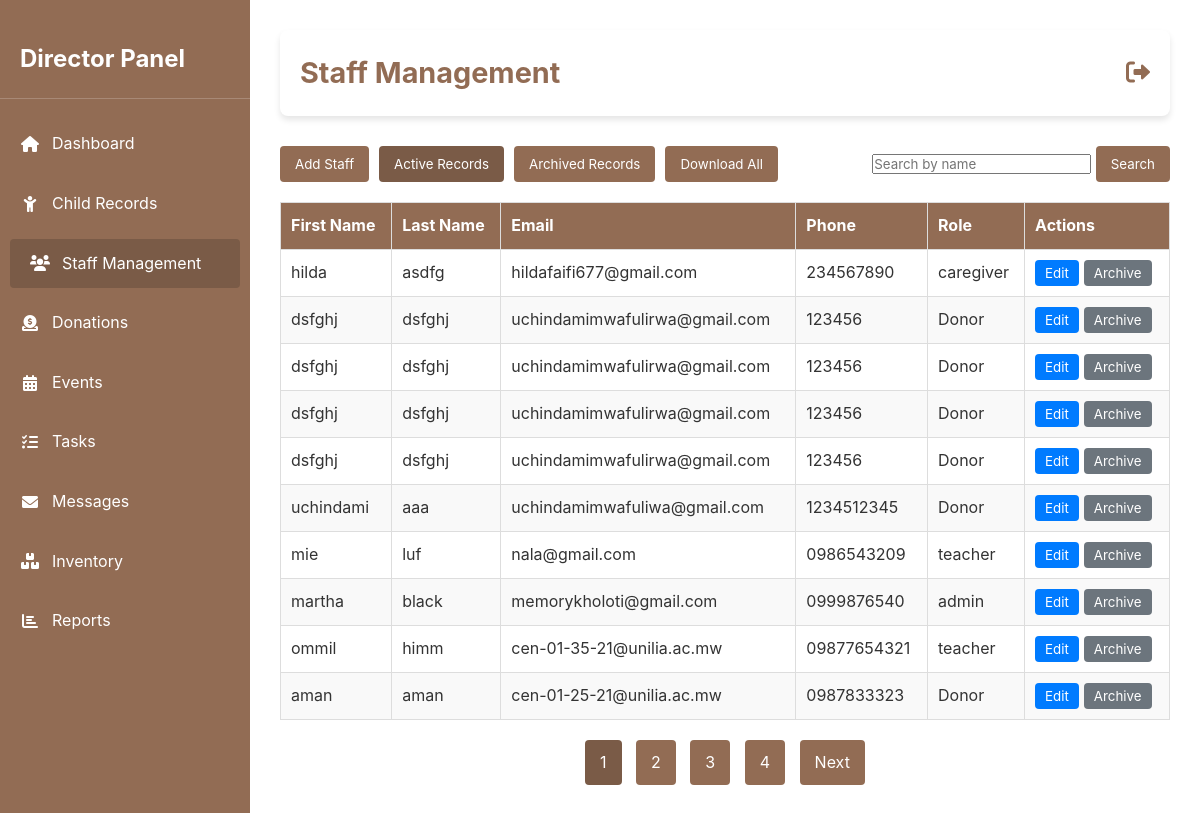
The app's page /addstaff_retrive.php, older data.
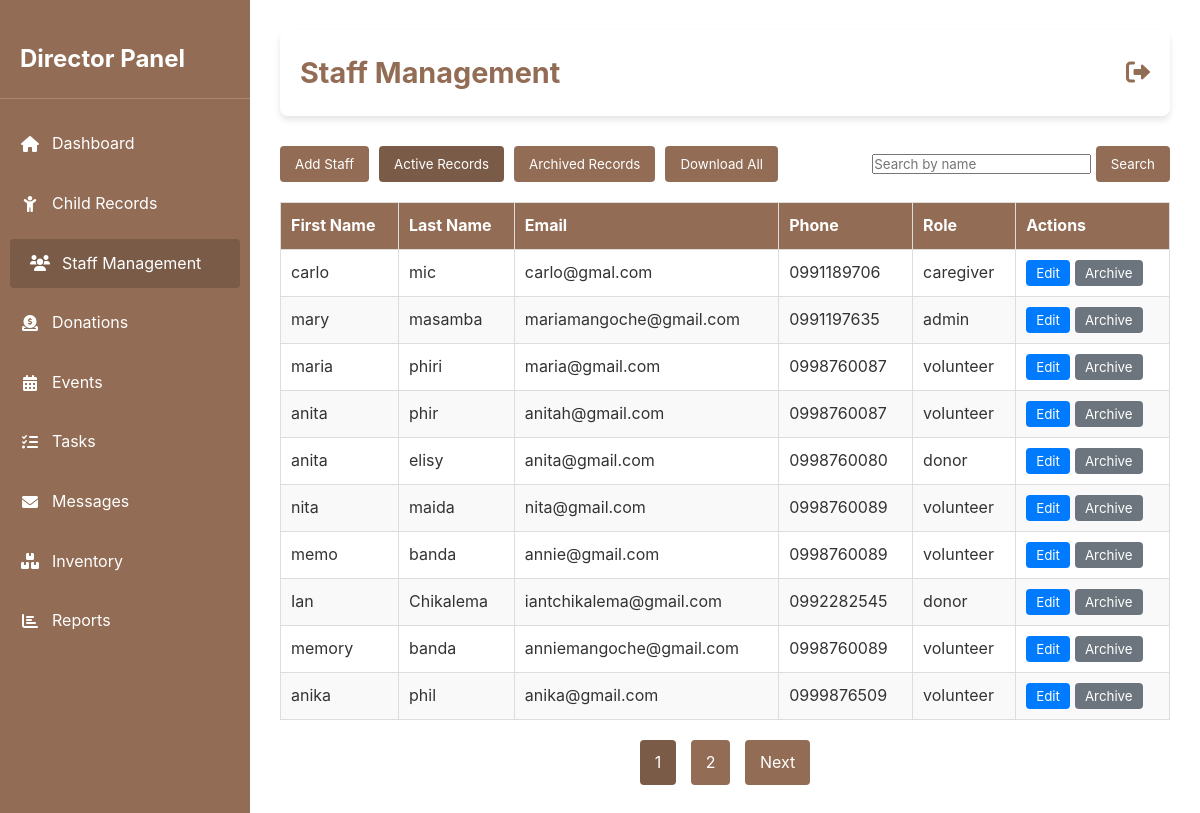
The same page, newer data.
### tables this page shows
CREATE TABLE `staff_records` (
  `staff_id` int(10) NOT NULL,
  `fname` varchar(30) NOT NULL,
  `lname` varchar(30) NOT NULL,
  `email` varchar(50) NOT NULL,
  `phone` varchar(15) DEFAULT NULL,
  `role` varchar(20) NOT NULL,
  `address` varchar(100) DEFAULT NULL,
  `password` varchar(255) NOT NULL,
  `confirm_password` varchar(255) NOT NULL,
  `username` varchar(30) NOT NULL,
  `profile_picture` varchar(255) DEFAULT NULL,
  `archived` tinyint(4) NOT NULL DEFAULT 0,
  `created_at` timestamp NOT NULL DEFAULT current_timestamp()
);

### addstaff_retrive.php (the view, shortened to what the changed rows need)
<?php
$servername = "localhost";
$dbusername = "root";
$dbpassword = "";
$database = "magdalene_management";
$conn = new mysqli($servername, $dbusername, $dbpassword, $database);
$required_columns = [
    'archived' => "ALTER TABLE staff_records ADD COLUMN archived TINYINT DEFAULT 0",
    'password' => "ALTER TABLE staff_records ADD COLUMN password VARCHAR(255)",
    'email_verified' => "ALTER TABLE staff_records ADD COLUMN email_verified TINYINT DEFAULT 0",
    'verification_token' => "ALTER TABLE staff_records ADD COLUMN verification_token VARCHAR(255) NULL",
    'verification_expiry' => "ALTER TABLE staff_records ADD COLUMN verification_expiry DATETIME NULL"
];
foreach ($required_columns as $column => $query) {
    $check = "SHOW COLUMNS FROM staff_records LIKE '$column'";
    $result = $conn->query($check);
    if ($result->num_rows == 0) {
        $conn->query($query);
    }
}
$search_query = '';
$records_per_page = 10;
$current_page = isset($_GET['page']) ? (int)$_GET['page'] : 1;
$offset = ($current_page - 1) * $records_per_page;
$show_archived = isset($_GET['show_archived']) ? $_GET['show_archived'] : 0;
$total_records_query = "SELECT COUNT(*) AS total FROM staff_records WHERE archived = ? AND (fname LIKE ? OR lname LIKE ?)";
$stmt = $conn->prepare($total_records_query);
$search_term = "%$search_query%";
$stmt->bind_param("iss", $show_archived, $search_term, $search_term);
$stmt->execute();
$total_records_result = $stmt->get_result();
$total_records = $total_records_result->fetch_assoc()['total'];
$total_pages = ceil($total_records / $records_per_page);
$query = "SELECT * FROM staff_records WHERE archived = ? AND (fname LIKE ? OR lname LIKE ?) ORDER BY staff_id DESC LIMIT ? OFFSET ?";
$stmt = $conn->prepare($query);
$stmt->bind_param("issii", $show_archived, $search_term, $search_term, $records_per_page, $offset);
$stmt->execute();
$result = $stmt->get_result();
?>
<!DOCTYPE html>
<html lang="en">
<head>
    <link href="https://cdnjs.cloudflare.com/ajax/libs/font-awesome/6.0.0/css/all.min.css" rel="stylesheet">
</head>
<body>
    <div class="dashboard">
        <aside class="sidebar">
            <h2>Director Panel</h2>
        </aside>
        <main class="main-content">
            <header class="topbar">
                <h1>Staff Management</h1>
            </header>
            <table>
                <thead>
                    <tr>
                        <th>First Name</th>
                        <th>Last Name</th>
                        <th>Email</th>
                        <th>Phone</th>
                        <th>Role</th>
                        <th>Actions</th>
                    </tr>
                </thead>
                <tbody>
                    <?php while ($row = $result->fetch_assoc()): ?>
                        <tr>
                            <td><?php echo htmlspecialchars($row['fname']); ?></td>
                            <td><?php echo htmlspecialchars($row['lname']); ?></td>
                            <td><?php echo htmlspecialchars($row['email']); ?></td>
                            <td><?php echo htmlspecialchars($row['phone']); ?></td>
                            <td><?php echo htmlspecialchars($row['role']); ?></td>
                            <td>
                                <div class="action-buttons">
                                    <button class="edit-btn" onclick="showEditStaffForm(<?php echo htmlspecialchars(json_encode($row)); ?>)">Edit</button>
                                    <form method="POST" style="display: inline;">
                                        <?php if ($show_archived == 0): ?>
                                            <button type="submit" class="archive-btn">Archive</button>
                                        <?php else: ?>
                                            <button type="submit" class="restore-btn">Restore</button>
                                        <?php endif; ?>
                                    </form>
                                </div>
                            </td>
                        </tr>
                    <?php endwhile; ?>
                </tbody>
            </table>
            <div class="pagination">
                <?php for ($i = 1; $i <= $total_pages; $i++): ?>
                    <a href="?show_archived=<?php echo $show_archived; ?>&page=<?php echo $i; ?>&search=<?php echo urlencode($search_query); ?>" class="<?php echo $i == $current_page ? 'active' : ''; ?>"><?php echo $i; ?></a>
                <?php endfor; ?>
                <?php if ($current_page < $total_pages): ?>
                    <a href="?show_archived=<?php echo $show_archived; ?>&page=<?php echo $current_page + 1; ?>&search=<?php echo urlencode($search_query); ?>">Next</a>
                <?php endif; ?>
            </div>
        </main>
    </div>
</body>
</html>

Row changes from the older to the newer data that the page shows:
removed staff_records: fname "hilda", lname "asdfg", email "hildafaifi677@gmail.com", phone "234567890", role "caregiver"
removed staff_records: fname "dsfghj", lname "dsfghj", email "uchindamimwafulirwa@gmail.com", phone "123456", role "Donor"
removed staff_records: fname "dsfghj", lname "dsfghj", email "uchindamimwafulirwa@gmail.com", phone "123456", role "Donor"
removed staff_records: fname "dsfghj", lname "dsfghj", email "uchindamimwafulirwa@gmail.com", phone "123456", role "Donor"
removed staff_records: fname "dsfghj", lname "dsfghj", email "uchindamimwafulirwa@gmail.com", phone "123456", role "Donor"
removed staff_records: fname "uchindami", lname "aaa", email "uchindamimwafuliwa@gmail.com", phone "1234512345", role "Donor"
removed staff_records: fname "mie", lname "luf", email "nala@gmail.com", phone "0986543209", role "teacher"
removed staff_records: fname "martha", lname "black", email "memorykholoti@gmail.com", phone "0999876540", role "admin"
removed staff_records: fname "ommil", lname "himm", email "cen-01-35-21@unilia.ac.mw", phone "09877654321", role "teacher"
removed staff_records: fname "aman", lname "aman", email "cen-01-25-21@unilia.ac.mw", phone "0987833323", role "Donor"
now on this page (row unchanged): staff_records: fname "carlo", lname "mic", email "carlo@gmal.com", phone "0991189706", role "caregiver"
now on this page (row unchanged): staff_records: fname "mary", lname "masamba", email "mariamangoche@gmail.com", phone "0991197635", role "admin"
now on this page (row unchanged): staff_records: fname "maria", lname "phiri", email "maria@gmail.com", phone "0998760087", role "volunteer"
now on this page (row unchanged): staff_records: fname "anita", lname "phir", email "anitah@gmail.com", phone "0998760087", role "volunteer"
now on this page (row unchanged): staff_records: fname "anita", lname "elisy", email "anita@gmail.com", phone "0998760080", role "donor"
now on this page (row unchanged): staff_records: fname "nita", lname "maida", email "nita@gmail.com", phone "0998760089", role "volunteer"
now on this page (row edited): staff_records: fname "memo", lname "banda", email "annie@gmail.com", phone "0998760089", role "volunteer"
added staff_records: fname "Ian", lname "Chikalema", email "iantchikalema@gmail.com", phone "0992282545", role "donor"
now on this page (row edited): staff_records: fname "memory", lname "banda", email "anniemangoche@gmail.com", phone "0998760089", role "volunteer"
now on this page (row unchanged): staff_records: fname "anika", lname "phil", email "anika@gmail.com", phone "0999876509", role "volunteer"
Text that changed along with them:
list line gone: "3"
list line gone: "4"
